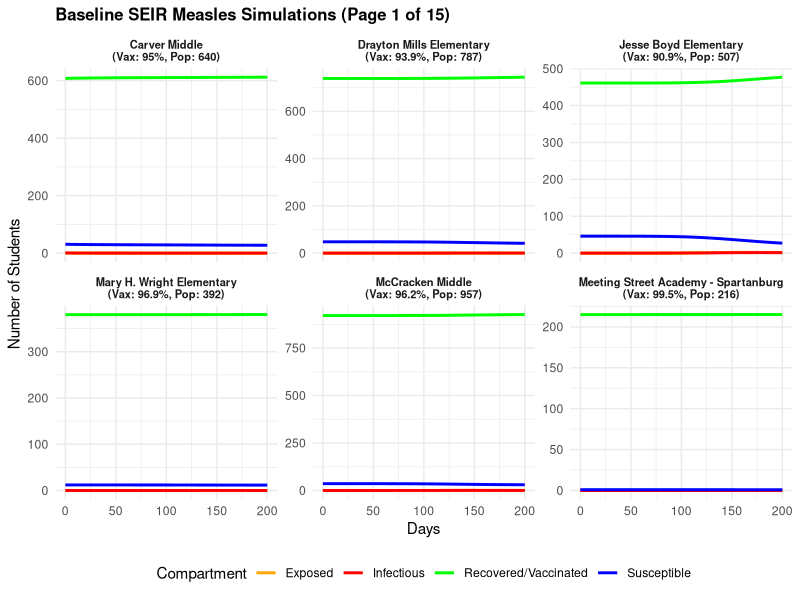
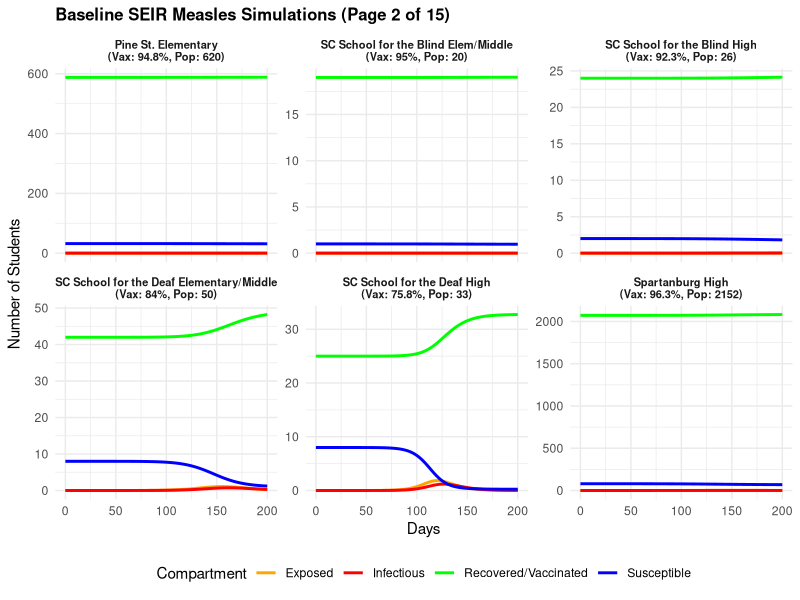
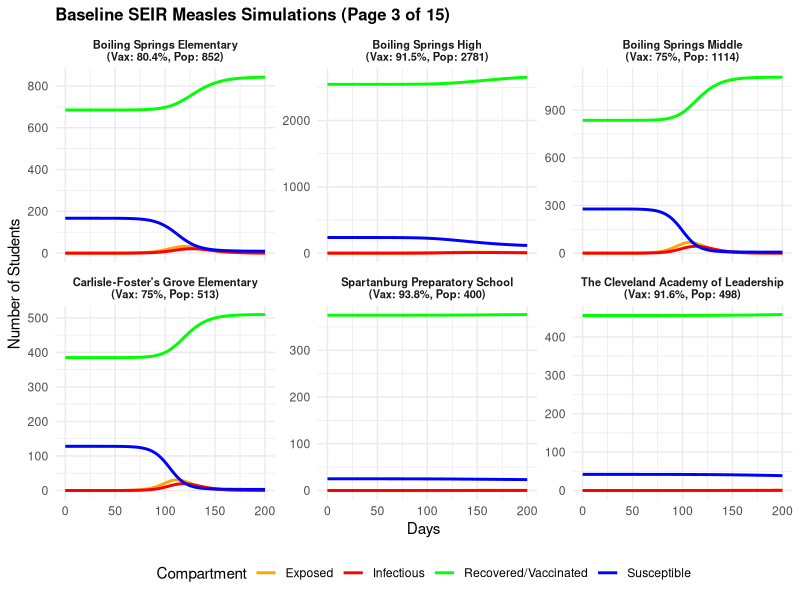
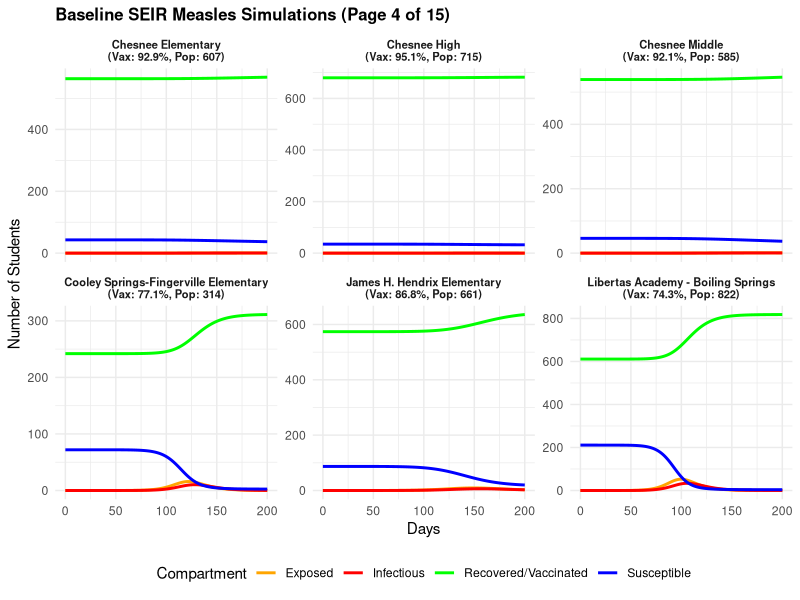
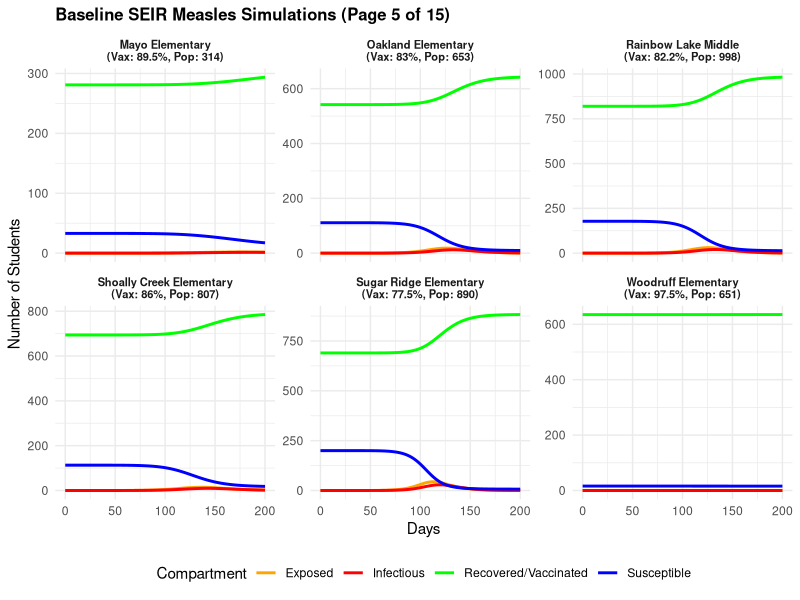
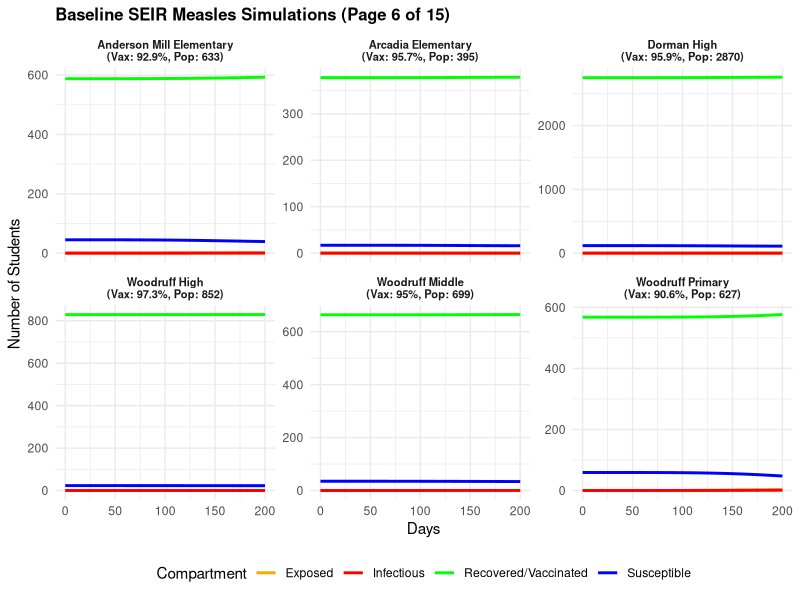
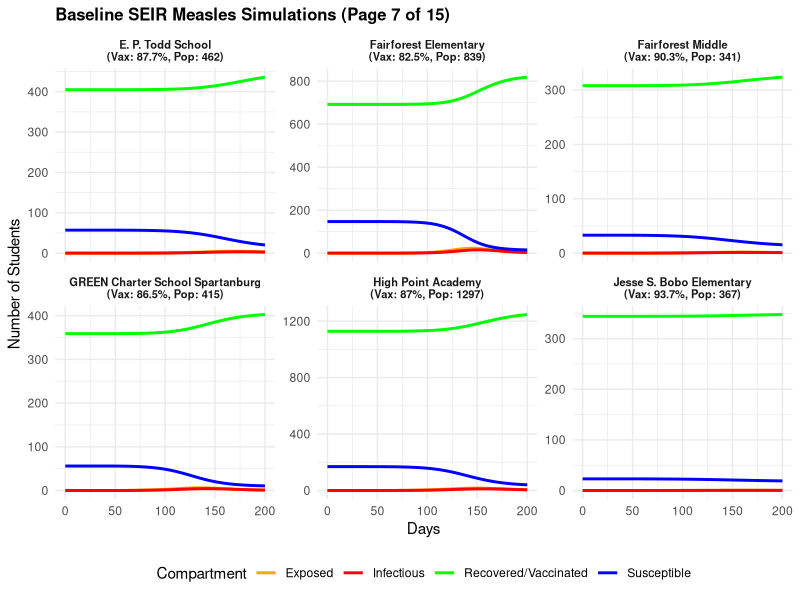
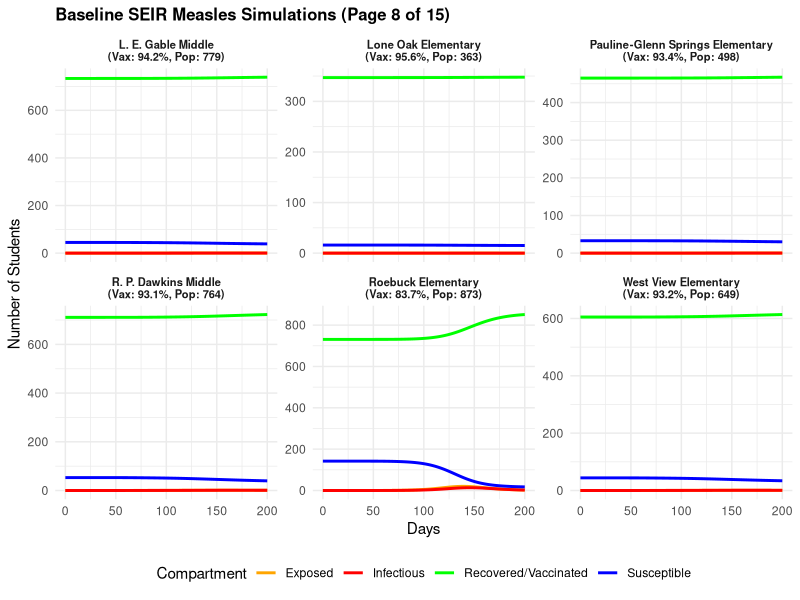

These figures' R source, in order:
# ============================================================
# NETWORK SEIR MEASLES SIMULATION AND SENSITIVITY ANALYSIS
# HUB VS PERIPHERAL SEEDING
#
# TOTAL NEW CASES:
# C(T) = sum_i [S_i(0) - S_i(T)]
#
# IMPORTANT:
# 1. The baseline infection starts in School 1.
# 2. Hub and peripheral scenarios start in their respective schools.
# 3. The adjacency matrix is normalized by its spectral radius.
# 4. Vaccinated students are included in the initial R compartment.
# 5. Total new cases are calculated using the decrease in S.
# ============================================================


suppressPackageStartupMessages({
  library(tidyverse)
  library(deSolve)
  library(igraph)
})


theme_set(
  theme_minimal() +
    theme(
      plot.title = element_text(face = "bold", size = 12)
    )
)


# ============================================================
# 1. LOAD SCHOOL DATA
# ============================================================

df <- read.csv(
  "data/cleanned/school_data_joined.csv"
) %>%
  rename_with(tolower)


# Ensure unit_id exists
if (!"unit_id" %in% names(df)) {
  
  df <- df %>%
    mutate(
      unit_id = as.character(row_number())
    )
  
} else {
  
  df <- df %>%
    mutate(
      unit_id = as.character(unit_id)
    )
  
}


# Prepare school data
df <- df %>%
  mutate(
    
    vax_rate = if_else(
      percent_immunized > 1,
      percent_immunized / 100,
      percent_immunized
    ),
    
    school_id = row_number(),
    
    page = ceiling(school_id / 6)
    
  )


n_schools <- nrow(df)


cat("\nNumber of schools:", n_schools, "\n")


# ============================================================
# 2. BUILD NETWORK ADJACENCY MATRIX
# ============================================================

net_df <- read.csv(
  "data/cleanned/network_df.csv"
) %>%
  rename_with(tolower)


# Identify the two school ID columns
id_cols <- names(net_df)[
  grep(
    "unit|from|to|source|target|id",
    names(net_df)
  )
]


if (length(id_cols) >= 2) {
  
  net_df <- net_df %>%
    rename(
      unit_id_a = !!sym(id_cols[1]),
      unit_id_b = !!sym(id_cols[2])
    )
  
} else {
  
  colnames(net_df)[1:2] <- c(
    "unit_id_a",
    "unit_id_b"
  )
  
}


# Ensure school IDs use the same format
net_df <- net_df %>%
  mutate(
    unit_id_a = as.character(unit_id_a),
    unit_id_b = as.character(unit_id_b)
  )


# Map school IDs to row numbers
id_map <- setNames(
  seq_len(n_schools),
  df$unit_id
)


# Initialize adjacency matrix
A <- matrix(
  0,
  nrow = n_schools,
  ncol = n_schools
)


# Fill adjacency matrix using total contacts
for (k in seq_len(nrow(net_df))) {
  
  i <- unname(
    id_map[net_df$unit_id_a[k]]
  )
  
  j <- unname(
    id_map[net_df$unit_id_b[k]]
  )
  
  
  if (
    length(i) == 1 &&
    length(j) == 1 &&
    !is.na(i) &&
    !is.na(j)
  ) {
    
    w <- if (
      "total_contacts" %in% names(net_df)
    ) {
      
      net_df$total_contacts[k]
      
    } else {
      
      1
      
    }
    
    
    if (is.na(w) || !is.finite(w) || w < 0) {
      w <- 0
    }
    
    
    A[i, j] <- w
    A[j, i] <- w
    
  }
  
}


# ============================================================
# 3. NORMALIZE NETWORK BY SPECTRAL RADIUS
# ============================================================

A_raw <- A


spectral_radius <- max(
  Mod(
    eigen(
      A_raw,
      only.values = TRUE
    )$values
  )
)


if (
  !is.finite(spectral_radius) ||
  spectral_radius <= 0
) {
  
  stop(
    "The network spectral radius is zero or invalid. ",
    "Check the school IDs and network contact weights."
  )
  
}


# Normalize the adjacency matrix
A <- A_raw / spectral_radius


cat("\n========================================\n")
cat("NETWORK NORMALIZATION\n")
cat("========================================\n")

cat(
  "Original spectral radius:",
  spectral_radius,
  "\n"
)

cat(
  "Normalized spectral radius:",
  max(
    Mod(
      eigen(
        A,
        only.values = TRUE
      )$values
    )
  ),
  "\n"
)


# ============================================================
# 4. MODEL PARAMETERS
# ============================================================

gamma_rate <- 1 / 7

sigma_rate <- 1 / 10

beta_rate <- 15 * gamma_rate

alpha <- 0.05


times <- seq(
  0,
  200,
  by = 1
)


# ============================================================
# 5. POPULATION AND BASELINE INITIAL CONDITIONS
# ============================================================

N <- df$total_students


# Initial vaccinated/recovered population
R0 <- round(
  N * df$vax_rate
)


# Baseline infection starts in School 1
I0 <- c(
  1,
  rep(0, n_schools - 1)
)


# Initial exposed population
E0 <- rep(
  0,
  n_schools
)


# Initial susceptible population
S0 <- pmax(
  0,
  N - I0 - E0 - R0
)


# Initial state
initial_state <- c(
  S0,
  E0,
  I0,
  R0
)


names(initial_state) <- c(
  paste0("S_", seq_len(n_schools)),
  paste0("E_", seq_len(n_schools)),
  paste0("I_", seq_len(n_schools)),
  paste0("R_", seq_len(n_schools))
)


# ============================================================
# 6. MODEL PARAMETERS LIST
# ============================================================

params <- list(
  beta = beta_rate,
  sigma = sigma_rate,
  gamma = gamma_rate,
  alpha = alpha,
  N = N,
  A = A,
  n = n_schools
)


# ============================================================
# 7. NETWORK SEIR MODEL
# ============================================================

seir_model <- function(
    time,
    state,
    parameters
) {
  
  with(
    as.list(parameters),
    {
      
      # Extract compartments
      S <- state[
        1:n
      ]
      
      E <- state[
        (n + 1):(2 * n)
      ]
      
      I <- state[
        (2 * n + 1):(3 * n)
      ]
      
      R <- state[
        (3 * n + 1):(4 * n)
      ]
      
      
      # Proportion infectious in each school
      I_prop <- I / N
      
      
      # Force of infection
      lambda <- (
        beta * I_prop
      ) + (
        alpha *
          beta *
          as.vector(
            A %*% I_prop
          )
      )
      
      
      # SEIR differential equations
      dS <- -lambda * S
      
      dE <- (
        lambda * S
      ) - (
        sigma * E
      )
      
      dI <- (
        sigma * E
      ) - (
        gamma * I
      )
      
      dR <- gamma * I
      
      
      list(
        c(
          dS,
          dE,
          dI,
          dR
        )
      )
      
    }
  )
  
}


# ============================================================
# 8. FUNCTION TO CALCULATE TOTAL INFECTIOUS CASES OVER TIME
# ============================================================

get_total_I <- function(
    out_df,
    scenario_label,
    seed_type
) {
  
  out_df %>%
    
    pivot_longer(
      cols = -time,
      names_to = "var",
      values_to = "Count"
    ) %>%
    
    filter(
      str_detect(
        var,
        "^I_"
      )
    ) %>%
    
    group_by(time) %>%
    
    summarise(
      total_infectious = sum(
        Count,
        na.rm = TRUE
      ),
      .groups = "drop"
    ) %>%
    
    mutate(
      Scenario = scenario_label,
      `Seed Type` = seed_type
    )
  
}


# ============================================================
# 9. FUNCTION TO RUN VACCINATION SCENARIO
# ============================================================

run_vax_scenario <- function(
    vax_vector,
    seed_id
) {
  
  # Calculate initial vaccinated/recovered population
  R0_vec <- round(
    N * vax_vector
  )
  
  
  # Initial infected population
  I0_vec <- rep(
    0,
    n_schools
  )
  
  I0_vec[seed_id] <- 1
  
  
  # Initial exposed population
  E0_vec <- rep(
    0,
    n_schools
  )
  
  
  # Initial susceptible population
  S0_vec <- pmax(
    0,
    N - I0_vec - E0_vec - R0_vec
  )
  
  
  # Construct initial state
  state_vec <- c(
    S0_vec,
    E0_vec,
    I0_vec,
    R0_vec
  )
  
  
  names(state_vec) <- names(
    initial_state
  )
  
  
  # Run SEIR model
  out_df <- as.data.frame(
    ode(
      y = state_vec,
      times = times,
      func = seir_model,
      parms = params
    )
  )
  
  
  return(out_df)
  
}


# ============================================================
# 10. BASELINE SEIR SIMULATION
# ============================================================

output <- ode(
  y = initial_state,
  times = times,
  func = seir_model,
  parms = params
)


output <- as.data.frame(output)


# ============================================================
# 11. BASELINE RESULTS BY SCHOOL
# ============================================================

results_long <- output %>%
  
  pivot_longer(
    cols = -time,
    names_to = "var",
    values_to = "Count"
  ) %>%
  
  mutate(
    
    Compartment = str_extract(
      var,
      "^[SEIR]"
    ),
    
    school_id = as.numeric(
      str_extract(
        var,
        "\\d+"
      )
    )
    
  ) %>%
  
  left_join(
    df,
    by = "school_id"
  ) %>%
  
  mutate(
    
    school_label = paste0(
      school_name,
      "\n(Vax: ",
      round(vax_rate * 100, 1),
      "%, Pop: ",
      total_students,
      ")"
    )
    
  )


# ============================================================
# 12. BASELINE SCHOOL PLOTS
# ============================================================

total_pages <- max(
  df$page
)


for (p in seq_len(total_pages)) {
  
  page_data <- results_long %>%
    filter(
      page == p
    )
  
  
  p_plot <- ggplot(
    page_data,
    aes(
      x = time,
      y = Count,
      color = Compartment
    )
  ) +
    
    geom_line(
      linewidth = 1
    ) +
    
    scale_color_manual(
      values = c(
        "S" = "blue",
        "E" = "orange",
        "I" = "red",
        "R" = "green"
      ),
      
      labels = c(
        "S" = "Susceptible",
        "E" = "Exposed",
        "I" = "Infectious",
        "R" = "Recovered/Vaccinated"
      )
    ) +
    
    facet_wrap(
      ~school_label,
      ncol = 3,
      scales = "free_y"
    ) +
    
    labs(
      title = paste0(
        "Baseline SEIR Measles Simulations (Page ",
        p,
        " of ",
        total_pages,
        ")"
      ),
      
      x = "Days",
      
      y = "Number of Students",
      
      color = "Compartment"
    ) +
    
    theme(
      strip.text = element_text(
        size = 8,
        face = "bold"
      ),
      
      legend.position = "bottom"
    )
  
  
  print(p_plot)
  
}


# ============================================================
# 13. NETWORK CENTRALITY
# ============================================================

net_graph <- graph_from_adjacency_matrix(
  A,
  mode = "undirected",
  weighted = TRUE,
  diag = FALSE
)


# Calculate node strength
df$node_strength <- strength(
  net_graph,
  weights = E(net_graph)$weight
)


# Calculate betweenness centrality
# Unweighted distances are used here
df$betweenness <- betweenness(
  net_graph,
  weights = NA
)


# Hub: school with the highest node strength
top_hub_id <- df$school_id[
  which.max(
    df$node_strength
  )
]


# Peripheral: school with the lowest node strength
low_hub_id <- df$school_id[
  which.min(
    df$node_strength
  )
]


top_hub_name <- df$school_name[
  df$school_id == top_hub_id
]


low_hub_name <- df$school_name[
  df$school_id == low_hub_id
]


cat("\n========================================\n")
cat("NETWORK HUB AND PERIPHERAL SCHOOL\n")
cat("========================================\n")

cat(
  "Network Hub:",
  top_hub_name,
  "\n"
)

cat(
  "Hub node strength:",
  df$node_strength[top_hub_id],
  "\n"
)

cat(
  "Peripheral:",
  low_hub_name,
  "\n"
)

cat(
  "Peripheral node strength:",
  df$node_strength[low_hub_id],
  "\n"
)


# ============================================================
# 14. SCENARIO 1: OBSERVED VACCINATION COVERAGE
# ============================================================

vax_empirical <- df$vax_rate


# Outbreak introduced in hub
out_hub_baseline <- run_vax_scenario(
  vax_empirical,
  top_hub_id
)


# Outbreak introduced in peripheral school
out_peri_baseline <- run_vax_scenario(
  vax_empirical,
  low_hub_id
)


# ============================================================
# 15. SCENARIO 2: BOTH SEED SCHOOLS AT 74% COVERAGE
# ============================================================

vax_74 <- df$vax_rate


vax_74[top_hub_id] <- 0.743

vax_74[low_hub_id] <- 0.743


# Hub seeding
out_hub_74 <- run_vax_scenario(
  vax_74,
  top_hub_id
)


# Peripheral seeding
out_peri_74 <- run_vax_scenario(
  vax_74,
  low_hub_id
)


# ============================================================
# 16. SCENARIO 3: BOTH SEED SCHOOLS AT 91.6% COVERAGE
# ============================================================

vax_916 <- df$vax_rate


vax_916[top_hub_id] <- 0.916

vax_916[low_hub_id] <- 0.916


# Hub seeding
out_hub_916 <- run_vax_scenario(
  vax_916,
  top_hub_id
)


# Peripheral seeding
out_peri_916 <- run_vax_scenario(
  vax_916,
  low_hub_id
)


# ============================================================
# 17. COMBINE ALL SCENARIOS FOR PLOTTING
# ============================================================

comparison_all <- bind_rows(
  
  # Scenario 1: Observed vaccination coverage
  
  get_total_I(
    out_hub_baseline,
    "Scenario 1: Observed Coverage",
    "Network Hub"
  ),
  
  get_total_I(
    out_peri_baseline,
    "Scenario 1: Observed Coverage",
    "Peripheral"
  ),
  
  
  # Scenario 2: Both seed schools at 74%
  
  get_total_I(
    out_hub_74,
    "Scenario 2: Both Seed Schools at 74.3%",
    "Network Hub"
  ),
  
  get_total_I(
    out_peri_74,
    "Scenario 2: Both Seed Schools at 74.3%",
    "Peripheral"
  ),
  
  
  # Scenario 3: Both seed schools at 91.6%
  
  get_total_I(
    out_hub_916,
    "Scenario 3: Both Seed Schools at 91.6%",
    "Network Hub"
  ),
  
  get_total_I(
    out_peri_916,
    "Scenario 3: Both Seed Schools at 91.6%",
    "Peripheral"
  )
  
)


# ============================================================
# 18. PLOT HUB VS PERIPHERAL SEEDING
# ============================================================

p_comparison <- ggplot(
  comparison_all,
  aes(
    x = time,
    y = total_infectious,
    color = `Seed Type`
  )
) +
  
  geom_line(
    linewidth = 1.2
  ) +
  
  facet_wrap(
    ~Scenario,
    ncol = 3,
    scales = "free_y"
  ) +
  
  scale_color_manual(
    values = c(
      "Network Hub" = "firebrick",
      "Peripheral" = "darkblue"
    )
  ) +
  
  labs(
    title = "Sensitivity Analysis: Hub vs Peripheral Seeding",
    
    subtitle = paste(
      "Comparison across three vaccination coverage scenarios"
    ),
    
    x = "Days Since Outbreak Introduction",
    
    y = "Number of  Infectious Cases",
    
    color = "Seed Location"
  ) +
  
  theme(
    legend.position = "bottom",
    
    strip.text = element_text(
      face = "bold",
      size = 10
    )
  )


print(p_comparison)


# ============================================================
# 19. FUNCTION TO CALCULATE OUTBREAK MEASURES
#
# TOTAL NEW CASES:
#
# C(T) = sum_i [S_i(0) - S_i(T)]
#
# This replaces the previous calculation based on R.
# ============================================================

calculate_outbreak_measures <- function(
    out_df,
    seed_id
) {
  
  # ----------------------------------------------------------
  # 19.1 Identify susceptible and infectious columns
  # ----------------------------------------------------------
  
  S_columns <- grep(
    "^S_",
    names(out_df),
    value = TRUE
  )
  
  
  I_columns <- grep(
    "^I_",
    names(out_df),
    value = TRUE
  )
  
  
  # Check that the expected columns exist
  if (
    length(S_columns) != n_schools ||
    length(I_columns) != n_schools
  ) {
    
    stop(
      "The output does not contain the expected ",
      "susceptible and infectious columns."
    )
    
  }
  
  
  # ----------------------------------------------------------
  # 19.2 Initial susceptible population S_i(0)
  # ----------------------------------------------------------
  
  S_initial <- sapply(
    S_columns,
    function(x) {
      out_df[[x]][1]
    }
  )
  
  
  # ----------------------------------------------------------
  # 19.3 Final susceptible population S_i(T)
  # ----------------------------------------------------------
  
  S_final <- sapply(
    S_columns,
    function(x) {
      out_df[[x]][nrow(out_df)]
    }
  )
  
  
  # ----------------------------------------------------------
  # 19.4 Calculate new cases using the requested formula
  #
  # C(T) = sum_i [S_i(0) - S_i(T)]
  # ----------------------------------------------------------
  
  new_cases_each_school <- S_initial - S_final
  
  
  total_cases <- sum(
    new_cases_each_school,
    na.rm = TRUE
  )
  
  
  # ----------------------------------------------------------
  # 19.5 Calculate total infectious population over time
  # ----------------------------------------------------------
  
  total_I <- rowSums(
    out_df[
      ,
      I_columns,
      drop = FALSE
    ],
    na.rm = TRUE
  )
  
  
  # ----------------------------------------------------------
  # 19.6 Peak infectious burden
  # ----------------------------------------------------------
  
  peak_burden <- max(
    total_I,
    na.rm = TRUE
  )
  
  
  # ----------------------------------------------------------
  # 19.7 Day of peak infectious burden
  # ----------------------------------------------------------
  
  peak_day <- out_df$time[
    which.max(total_I)
  ]
  
  
  # ----------------------------------------------------------
  # 19.8 Total county population
  # ----------------------------------------------------------
  
  county_population <- sum(
    N,
    na.rm = TRUE
  )
  
  
  # ----------------------------------------------------------
  # 19.9 County attack rate
  # ----------------------------------------------------------
  
  attack_rate <- (
    total_cases / county_population
  ) * 100
  
  
  # ----------------------------------------------------------
  # 19.10 Return outbreak measures
  # ----------------------------------------------------------
  
  return(
    c(
      Total_Cases = total_cases,
      Peak_Burden = peak_burden,
      Peak_Day = peak_day,
      Attack_Rate = attack_rate
    )
  )
  
}


# ============================================================
# 20. CALCULATE SCENARIO 1 RESULTS
# ============================================================

baseline_hub <- calculate_outbreak_measures(
  out_hub_baseline,
  top_hub_id
)


baseline_peri <- calculate_outbreak_measures(
  out_peri_baseline,
  low_hub_id
)


# ============================================================
# 21. CALCULATE SCENARIO 2 RESULTS
# ============================================================

control_74_hub <- calculate_outbreak_measures(
  out_hub_74,
  top_hub_id
)


control_74_peri <- calculate_outbreak_measures(
  out_peri_74,
  low_hub_id
)


# ============================================================
# 22. CALCULATE SCENARIO 3 RESULTS
# ============================================================

control_916_hub <- calculate_outbreak_measures(
  out_hub_916,
  top_hub_id
)


control_916_peri <- calculate_outbreak_measures(
  out_peri_916,
  low_hub_id
)


# ============================================================
# 23. CREATE TABLE 4.3
# ============================================================

results_4_3 <- tibble(
  
  Scenario = c(
    
    "Scenario 1: Observed Coverage",
    "Scenario 1: Observed Coverage",
    
    "Scenario 2: Both Seed Schools at 74%",
    "Scenario 2: Both Seed Schools at 74%",
    
    "Scenario 3: Both Seed Schools at 91.6%",
    "Scenario 3: Both Seed Schools at 91.6%"
    
  ),
  
  
  `Seed Location` = c(
    
    top_hub_name,
    low_hub_name,
    
    top_hub_name,
    low_hub_name,
    
    top_hub_name,
    low_hub_name
    
  ),
  
  
  `Seed Type` = c(
    
    "Network Hub",
    "Peripheral",
    
    "Network Hub",
    "Peripheral",
    
    "Network Hub",
    "Peripheral"
    
  ),
  
  
  `Vaccination Coverage` = c(
    
    paste0(
      round(
        vax_empirical[top_hub_id] * 100,
        1
      ),
      "%"
    ),
    
    paste0(
      round(
        vax_empirical[low_hub_id] * 100,
        1
      ),
      "%"
    ),
    
    "74.3%",
    "74.3%",
    
    "91.6%",
    "91.6%"
    
  ),
  
  
  `Total New Cases (C)` = c(
    
    baseline_hub["Total_Cases"],
    baseline_peri["Total_Cases"],
    
    control_74_hub["Total_Cases"],
    control_74_peri["Total_Cases"],
    
    control_916_hub["Total_Cases"],
    control_916_peri["Total_Cases"]
    
  ),
  
  
  `Peak Burden (Ipeak)` = c(
    
    baseline_hub["Peak_Burden"],
    baseline_peri["Peak_Burden"],
    
    control_74_hub["Peak_Burden"],
    control_74_peri["Peak_Burden"],
    
    control_916_hub["Peak_Burden"],
    control_916_peri["Peak_Burden"]
    
  ),
  
  
  `Peak Day` = c(
    
    baseline_hub["Peak_Day"],
    baseline_peri["Peak_Day"],
    
    control_74_hub["Peak_Day"],
    control_74_peri["Peak_Day"],
    
    control_916_hub["Peak_Day"],
    control_916_peri["Peak_Day"]
    
  ),
  
  
  `Attack Rate (AR)` = c(
    
    baseline_hub["Attack_Rate"],
    baseline_peri["Attack_Rate"],
    
    control_74_hub["Attack_Rate"],
    control_74_peri["Attack_Rate"],
    
    control_916_hub["Attack_Rate"],
    control_916_peri["Attack_Rate"]
    
  )
  
)


# ============================================================
# 24. ROUND TABLE VALUES
# ============================================================

table_4_3 <- results_4_3 %>%
  
  mutate(
    
    `Total New Cases (C)` = round(
      `Total New Cases (C)`
    ),
    
    `Peak Burden (Ipeak)` = round(
      `Peak Burden (Ipeak)`
    ),
    
    `Peak Day` = round(
      `Peak Day`
    ),
    
    `Attack Rate (AR)` = paste0(
      round(
        `Attack Rate (AR)`,
        2
      ),
      "%"
    )
    
  )


# ============================================================
# 25. PRINT TABLE 4.3
# ============================================================

cat("\n\n")

cat(
  "============================================================\n"
)

cat(
  "TABLE 4.3: COMPARATIVE ANALYSIS OF HUB VS PERIPHERAL\n"
)

cat(
  "SEEDING SCENARIOS\n"
)

cat(
  "============================================================\n\n"
)


print(
  table_4_3,
  n = Inf
)


# ============================================================
# 26. OPTIONAL: DISPLAY TABLE USING KNITR
# ============================================================

if (
  requireNamespace(
    "knitr",
    quietly = TRUE
  )
) {
  
  print(
    knitr::kable(
      table_4_3,
      
      caption = paste(
        "Comparative Analysis of Hub vs Peripheral",
        "Seeding Scenarios"
      ),
      
      align = c(
        "l",
        "l",
        "l",
        "l",
        "r",
        "r",
        "r",
        "r"
      )
    )
  )
  
}


# ============================================================
# 27. SAVE TABLE 4.3
# ============================================================

write.csv(
  table_4_3,
  "table_4_3_hub_vs_peripheral.csv",
  row.names = FALSE
)


cat("\nTable 4.3 saved successfully.\n")


# ============================================================
# 28. DISPLAY TOTAL NEW CASES CALCULATED FROM SUSCEPTIBLE
# ============================================================

cat("\n")
cat("============================================================\n")
cat("TOTAL NEW CASES CALCULATED USING SUSCEPTIBLE POPULATION\n")
cat("============================================================\n")

cat(
  "Formula: C(T) = sum_i [S_i(0) - S_i(T)]\n\n"
)


cat(
  "Scenario 1 - Hub:",
  round(baseline_hub["Total_Cases"]),
  "cases\n"
)

cat(
  "Scenario 1 - Peripheral:",
  round(baseline_peri["Total_Cases"]),
  "cases\n"
)


cat(
  "Scenario 2 - Hub:",
  round(control_74_hub["Total_Cases"]),
  "cases\n"
)

cat(
  "Scenario 2 - Peripheral:",
  round(control_74_peri["Total_Cases"]),
  "cases\n"
)


cat(
  "Scenario 3 - Hub:",
  round(control_916_hub["Total_Cases"]),
  "cases\n"
)

cat(
  "Scenario 3 - Peripheral:",
  round(control_916_peri["Total_Cases"]),
  "cases\n"
)


cat("\n")
cat("============================================================\n")
cat("SIMULATION AND SENSITIVITY ANALYSIS COMPLETED\n")
cat("============================================================\n")
